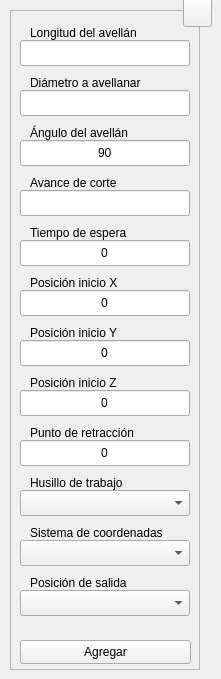
  <widget class="QWidget" name="centralwidget">
   <widget class="QFrame" name="frame">
    <property name="geometry">
     <rect>
      <x>10</x>
      <y>10</y>
      <width>190</width>
      <height>660</height>
     </rect>
    </property>
    <property name="sizePolicy">
     <sizepolicy hsizetype="Fixed" vsizetype="Fixed">
      <horstretch>0</horstretch>
      <verstretch>0</verstretch>
     </sizepolicy>
    </property>
    <property name="minimumSize">
     <size>
      <width>190</width>
      <height>660</height>
     </size>
    </property>
    <property name="maximumSize">
     <size>
      <width>190</width>
      <height>660</height>
     </size>
    </property>
    <property name="frameShape">
     <enum>QFrame::StyledPanel</enum>
    </property>
    <property name="frameShadow">
     <enum>QFrame::Raised</enum>
    </property>
    <widget class="QLineEdit" name="tbx_lgt">
     <property name="geometry">
      <rect>
       <x>10</x>
       <y>30</y>
       <width>170</width>
       <height>26</height>
      </rect>
     </property>
     <property name="minimumSize">
      <size>
       <width>170</width>
       <height>0</height>
      </size>
     </property>
     <property name="maximumSize">
      <size>
       <width>170</width>
       <height>16777215</height>
      </size>
     </property>
     <property name="toolTip">
      <string>Digite la longitud del avellán</string>
     </property>
     <property name="statusTip">
      <string/>
     </property>
     <property name="alignment">
      <set>Qt::AlignCenter</set>
     </property>
     <property name="placeholderText">
      <string/>
     </property>
    </widget>
    <widget class="QLabel" name="lbl_lgt">
     <property name="enabled">
      <bool>true</bool>
     </property>
     <property name="geometry">
      <rect>
       <x>20</x>
       <y>10</y>
       <width>121</width>
       <height>26</height>
      </rect>
     </property>
     <property name="text">
      <string>Longitud del avellán</string>
     </property>
     <property name="buddy">
      <cstring>lbl_lgt</cstring>
     </property>
    </widget>
    <widget class="QLineEdit" name="tbx_dim">
     <property name="geometry">
      <rect>
       <x>10</x>
       <y>80</y>
       <width>170</width>
       <height>26</height>
      </rect>
     </property>
     <property name="minimumSize">
      <size>
       <width>170</width>
       <height>0</height>
      </size>
     </property>
     <property name="maximumSize">
      <size>
       <width>170</width>
       <height>16777215</height>
      </size>
     </property>
     <property name="toolTip">
      <string>Digite el diámetro del agujero a avellanar</string>
     </property>
     <property name="statusTip">
      <string/>
     </property>
     <property name="text">
      <string/>
     </property>
     <property name="alignment">
      <set>Qt::AlignCenter</set>
     </property>
     <property name="placeholderText">
      <string/>
     </property>
    </widget>
    <widget class="QLabel" name="lbl_dim">
     <property name="enabled">
      <bool>true</bool>
     </property>
     <property name="geometry">
      <rect>
       <x>20</x>
       <y>60</y>
       <width>121</width>
       <height>26</height>
      </rect>
     </property>
     <property name="text">
      <string>Diámetro a avellanar</string>
     </property>
    </widget>
    <widget class="QPushButton" name="btn_save">
     <property name="geometry">
      <rect>
       <x>10</x>
       <y>630</y>
       <width>171</width>
       <height>24</height>
      </rect>
     </property>
     <property name="sizePolicy">
      <sizepolicy hsizetype="Expanding" vsizetype="Expanding">
       <horstretch>0</horstretch>
       <verstretch>0</verstretch>
      </sizepolicy>
     </property>
     <property name="minimumSize">
      <size>
       <width>88</width>
       <height>0</height>
      </size>
     </property>
     <property name="toolTip">
      <string>Agregar los datos al programa CNC</string>
     </property>
     <property name="statusTip">
      <string/>
     </property>
     <property name="text">
      <string>Agregar</string>
     </property>
     <property name="shortcut">
      <string>Ctrl+S</string>
     </property>
     <property name="autoDefault">
      <bool>true</bool>
     </property>
    </widget>
    <widget class="QLabel" name="lbl_fed">
     <property name="enabled">
      <bool>true</bool>
     </property>
     <property name="geometry">
      <rect>
       <x>20</x>
       <y>160</y>
       <width>98</width>
       <height>26</height>
      </rect>
     </property>
     <property name="text">
      <string>Avance de corte</string>
     </property>
     <property name="buddy">
      <cstring>lbl_fed</cstring>
     </property>
    </widget>
    <widget class="QLineEdit" name="tbx_fed">
     <property name="geometry">
      <rect>
       <x>10</x>
       <y>180</y>
       <width>170</width>
       <height>26</height>
      </rect>
     </property>
     <property name="minimumSize">
      <size>
       <width>170</width>
       <height>0</height>
      </size>
     </property>
     <property name="maximumSize">
      <size>
       <width>170</width>
       <height>16777215</height>
      </size>
     </property>
     <property name="toolTip">
      <string>Digite la velocidad de avance de corte</string>
     </property>
     <property name="statusTip">
      <string/>
     </property>
     <property name="alignment">
      <set>Qt::AlignCenter</set>
     </property>
     <property name="placeholderText">
      <string/>
     </property>
    </widget>
    <widget class="QComboBox" name="cbx_sde">
     <property name="geometry">
      <rect>
       <x>10</x>
       <y>480</y>
       <width>170</width>
       <height>26</height>
      </rect>
     </property>
     <property name="minimumSize">
      <size>
       <width>170</width>
       <height>26</height>
      </size>
     </property>
     <property name="maximumSize">
      <size>
       <width>170</width>
       <height>16777215</height>
      </size>
     </property>
     <property name="toolTip">
      <string>Seleccione el husillo de trabajo a utilizar</string>
     </property>
    </widget>
    <widget class="QLabel" name="lbl_sde">
     <property name="enabled">
      <bool>true</bool>
     </property>
     <property name="geometry">
      <rect>
       <x>20</x>
       <y>460</y>
       <width>101</width>
       <height>26</height>
      </rect>
     </property>
     <property name="text">
      <string>Husillo de trabajo</string>
     </property>
    </widget>
    <widget class="QLineEdit" name="tbx_xin">
     <property name="geometry">
      <rect>
       <x>10</x>
       <y>280</y>
       <width>170</width>
       <height>26</height>
      </rect>
     </property>
     <property name="minimumSize">
      <size>
       <width>170</width>
       <height>0</height>
      </size>
     </property>
     <property name="maximumSize">
      <size>
       <width>170</width>
       <height>16777215</height>
      </size>
     </property>
     <property name="toolTip">
      <string>Digite la posición de inicio en el eje X</string>
     </property>
     <property name="statusTip">
      <string/>
     </property>
     <property name="text">
      <string>0</string>
     </property>
     <property name="alignment">
      <set>Qt::AlignCenter</set>
     </property>
     <property name="placeholderText">
      <string/>
     </property>
    </widget>
    <widget class="QLabel" name="lbl_xin">
     <property name="enabled">
      <bool>true</bool>
     </property>
     <property name="geometry">
      <rect>
       <x>20</x>
       <y>260</y>
       <width>98</width>
       <height>26</height>
      </rect>
     </property>
     <property name="text">
      <string>Posición inicio X</string>
     </property>
    </widget>
    <widget class="QLabel" name="lbl_yin">
     <property name="enabled">
      <bool>true</bool>
     </property>
     <property name="geometry">
      <rect>
       <x>20</x>
       <y>310</y>
       <width>98</width>
       <height>26</height>
      </rect>
     </property>
     <property name="text">
      <string>Posición inicio Y</string>
     </property>
    </widget>
    <widget class="QLineEdit" name="tbx_yin">
     <property name="geometry">
      <rect>
       <x>10</x>
       <y>330</y>
       <width>170</width>
       <height>26</height>
      </rect>
     </property>
     <property name="minimumSize">
      <size>
       <width>170</width>
       <height>0</height>
      </size>
     </property>
     <property name="maximumSize">
      <size>
       <width>170</width>
       <height>16777215</height>
      </size>
     </property>
     <property name="toolTip">
      <string>Digite la posición de inicio en el eje Y</string>
     </property>
     <property name="statusTip">
      <string/>
     </property>
     <property name="text">
      <string>0</string>
     </property>
     <property name="alignment">
      <set>Qt::AlignCenter</set>
     </property>
     <property name="placeholderText">
      <string/>
     </property>
    </widget>
    <widget class="QLabel" name="lbl_zin">
     <property name="enabled">
      <bool>true</bool>
     </property>
     <property name="geometry">
      <rect>
       <x>20</x>
       <y>360</y>
       <width>98</width>
       <height>26</height>
      </rect>
     </property>
     <property name="text">
      <string>Posición inicio Z</string>
     </property>
    </widget>
    <widget class="QLineEdit" name="tbx_zin">
     <property name="geometry">
      <rect>
       <x>10</x>
       <y>380</y>
       <width>170</width>
       <height>26</height>
      </rect>
     </property>
     <property name="minimumSize">
      <size>
       <width>170</width>
       <height>0</height>
      </size>
     </property>
     <property name="maximumSize">
      <size>
       <width>170</width>
       <height>16777215</height>
      </size>
     </property>
     <property name="toolTip">
      <string>Digite la posición de inicio en el eje Z</string>
     </property>
     <property name="statusTip">
      <string/>
     </property>
     <property name="text">
      <string>0</string>
     </property>
     <property name="alignment">
      <set>Qt::AlignCenter</set>
     </property>
     <property name="placeholderText">
      <string/>
     </property>
    </widget>
    <widget class="QComboBox" name="cbx_sys">
     <property name="geometry">
      <rect>
       <x>10</x>
       <y>530</y>
       <width>170</width>
       <height>26</height>
      </rect>
     </property>
     <property name="minimumSize">
      <size>
       <width>170</width>
       <height>26</height>
      </size>
     </property>
     <property name="maximumSize">
      <size>
       <width>170</width>
       <height>16777215</height>
      </size>
     </property>
     <property name="toolTip">
      <string>Seleccione el sistema de coordenadas a utilizar</string>
     </property>
    </widget>
    <widget class="QLabel" name="lbl_sys">
     <property name="enabled">
      <bool>true</bool>
     </property>
     <property name="geometry">
      <rect>
       <x>20</x>
       <y>510</y>
       <width>138</width>
       <height>26</height>
      </rect>
     </property>
     <property name="text">
      <string>Sistema de coordenadas</string>
     </property>
     <property name="buddy">
      <cstring>lbl_mov</cstring>
     </property>
    </widget>
    <widget class="QLabel" name="lbl_znd">
     <property name="enabled">
      <bool>true</bool>
     </property>
     <property name="geometry">
      <rect>
       <x>20</x>
       <y>560</y>
       <width>105</width>
       <height>26</height>
      </rect>
     </property>
     <property name="text">
      <string>Posición de salida</string>
     </property>
     <property name="buddy">
      <cstring>lbl_mov</cstring>
     </property>
    </widget>
    <widget class="QComboBox" name="cbx_znd">
     <property name="geometry">
      <rect>
       <x>10</x>
       <y>580</y>
       <width>170</width>
       <height>26</height>
      </rect>
     </property>
     <property name="minimumSize">
      <size>
       <width>170</width>
       <height>26</height>
      </size>
     </property>
     <property name="maximumSize">
      <size>
       <width>170</width>
       <height>16777215</height>
      </size>
     </property>
     <property name="toolTip">
      <string>Seleccione el punto de salida del avellanado</string>
     </property>
    </widget>
    <widget class="QLineEdit" name="tbx_rtr">
     <property name="geometry">
      <rect>
       <x>10</x>
       <y>430</y>
       <width>170</width>
       <height>26</height>
      </rect>
     </property>
     <property name="minimumSize">
      <size>
       <width>170</width>
       <height>0</height>
      </size>
     </property>
     <property name="maximumSize">
      <size>
       <width>170</width>
       <height>16777215</height>
      </size>
     </property>
     <property name="toolTip">
      <string>Digite la distancia de retracción</string>
     </property>
     <property name="statusTip">
      <string/>
     </property>
     <property name="text">
      <string>0</string>
     </property>
     <property name="alignment">
      <set>Qt::AlignCenter</set>
     </property>
     <property name="placeholderText">
      <string/>
     </property>
    </widget>
    <widget class="QLabel" name="lbl_rtr">
     <property name="enabled">
      <bool>true</bool>
     </property>
     <property name="geometry">
      <rect>
       <x>20</x>
       <y>410</y>
       <width>115</width>
       <height>26</height>
      </rect>
     </property>
     <property name="text">
      <string>Punto de retracción</string>
     </property>
    </widget>
    <widget class="QLineEdit" name="tbx_ang">
     <property name="geometry">
      <rect>
       <x>10</x>
       <y>130</y>
       <width>170</width>
       <height>26</height>
      </rect>
     </property>
     <property name="minimumSize">
      <size>
       <width>170</width>
       <height>0</height>
      </size>
     </property>
     <property name="maximumSize">
      <size>
       <width>170</width>
       <height>16777215</height>
      </size>
     </property>
     <property name="toolTip">
      <string>Digite el ángulo total (incluido) del avellán</string>
     </property>
     <property name="statusTip">
      <string/>
     </property>
     <property name="text">
      <string>90</string>
     </property>
     <property name="alignment">
      <set>Qt::AlignCenter</set>
     </property>
     <property name="placeholderText">
      <string/>
     </property>
    </widget>
    <widget class="QLabel" name="lbl_ang">
     <property name="enabled">
      <bool>true</bool>
     </property>
     <property name="geometry">
      <rect>
       <x>20</x>
       <y>110</y>
       <width>111</width>
       <height>26</height>
      </rect>
     </property>
     <property name="text">
      <string>Ángulo del avellán</string>
     </property>
    </widget>
    <widget class="QLabel" name="lbl_dwl">
     <property name="enabled">
      <bool>true</bool>
     </property>
     <property name="geometry">
      <rect>
       <x>20</x>
       <y>210</y>
       <width>101</width>
       <height>26</height>
      </rect>
     </property>
     <property name="text">
      <string>Tiempo de espera</string>
     </property>
     <property name="buddy">
      <cstring>lbl_fed</cstring>
     </property>
    </widget>
    <widget class="QLineEdit" name="tbx_dwl">
     <property name="geometry">
      <rect>
       <x>10</x>
       <y>230</y>
       <width>170</width>
       <height>26</height>
      </rect>
     </property>
     <property name="minimumSize">
      <size>
       <width>170</width>
       <height>0</height>
      </size>
     </property>
     <property name="maximumSize">
      <size>
       <width>170</width>
       <height>16777215</height>
      </size>
     </property>
     <property name="toolTip">
      <string>Digite el tiempo de espera en segundos para pulir el fondo del avellán</string>
     </property>
     <property name="statusTip">
      <string/>
     </property>
     <property name="text">
      <string>0</string>
     </property>
     <property name="alignment">
      <set>Qt::AlignCenter</set>
     </property>
     <property name="placeholderText">
      <string/>
     </property>
    </widget>
    <zorder>tbx_lgt</zorder>
    <zorder>lbl_lgt</zorder>
    <zorder>tbx_dim</zorder>
    <zorder>lbl_dim</zorder>
    <zorder>btn_save</zorder>
    <zorder>tbx_fed</zorder>
    <zorder>lbl_fed</zorder>
    <zorder>cbx_sde</zorder>
    <zorder>lbl_sde</zorder>
    <zorder>tbx_xin</zorder>
    <zorder>lbl_xin</zorder>
    <zorder>tbx_yin</zorder>
    <zorder>tbx_zin</zorder>
    <zorder>lbl_zin</zorder>
    <zorder>lbl_yin</zorder>
    <zorder>cbx_sys</zorder>
    <zorder>lbl_sys</zorder>
    <zorder>cbx_znd</zorder>
    <zorder>tbx_rtr</zorder>
    <zorder>lbl_rtr</zorder>
    <zorder>lbl_znd</zorder>
    <zorder>tbx_ang</zorder>
    <zorder>lbl_ang</zorder>
    <zorder>tbx_dwl</zorder>
    <zorder>lbl_dwl</zorder>
   </widget>
   <widget class="QToolButton" name="btn_help">
    <property name="geometry">
     <rect>
      <x>183</x>
      <y>-2</y>
      <width>29</width>
      <height>29</height>
     </rect>
    </property>
    <property name="font">
     <font>
      <pointsize>20</pointsize>
      <bold>true</bold>
     </font>
    </property>
    <property name="text">
     <string/>
    </property>
    <property name="icon">
     <iconset resource="../../resources/resources.qrc">
      <normaloff>:/icons/question.png</normaloff>:/icons/question.png</iconset>
    </property>
    <property name="iconSize">
     <size>
      <width>20</width>
      <height>20</height>
     </size>
    </property>
    <property name="shortcut">
     <string>F1</string>
    </property>
   </widget>
  </widget>
